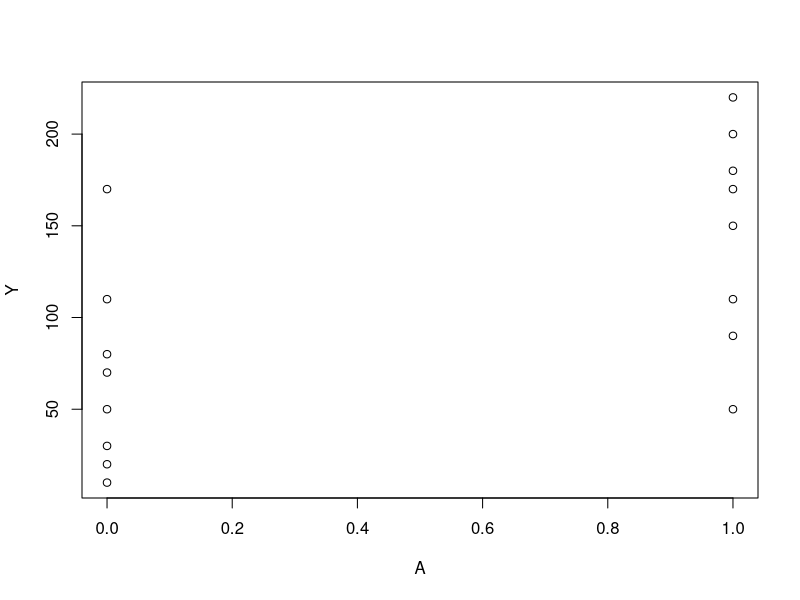
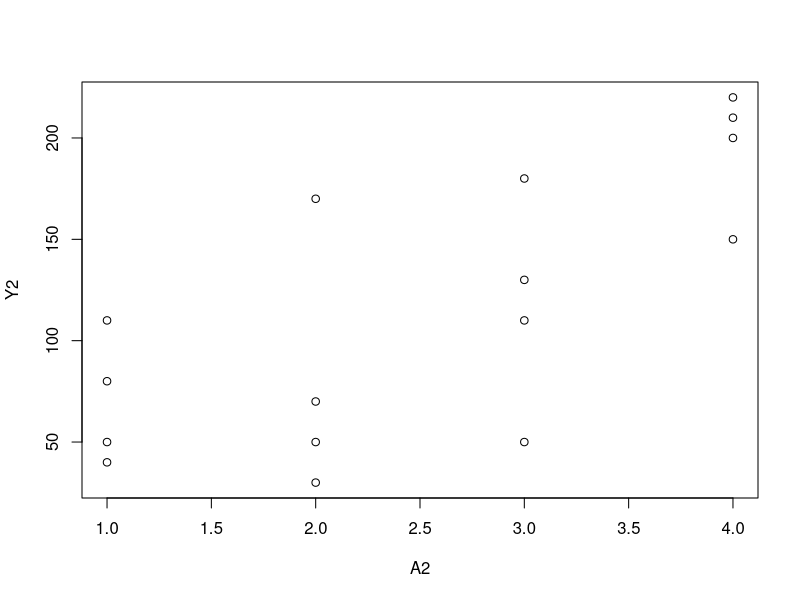
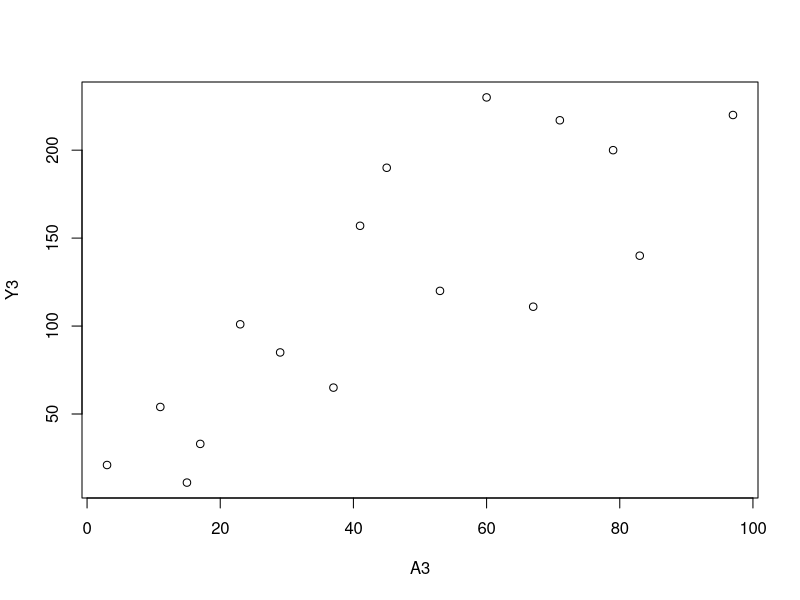

R code for these plots, in order:
## ---- chunk 1
A <- c(1, 1, 1, 1, 1, 1, 1, 1, 0, 0, 0, 0, 0, 0, 0, 0)
Y <- c(200, 150, 220, 110, 50, 180, 90, 170, 170, 30,
       70, 110, 80, 50, 10, 20)
plot(A, Y)
summary(Y[A == 0])
summary(Y[A == 1])
A2 <- c(1, 1, 1, 1, 2, 2, 2, 2, 3, 3, 3, 3, 4, 4, 4, 4)
Y2 <- c(110, 80, 50, 40, 170, 30, 70, 50, 110, 50, 180,
        130, 200, 150, 220, 210)
plot(A2, Y2)
summary(Y2[A2 == 1])
summary(Y2[A2 == 2])
summary(Y2[A2 == 3])
summary(Y2[A2 == 4])
## ---- chunk 2
A3 <-
  c(3, 11, 17, 23, 29, 37, 41, 53, 67, 79, 83, 97, 60, 71, 15, 45)
Y3 <-
  c(21, 54, 33, 101, 85, 65, 157, 120, 111, 200, 140, 220, 230, 217,
    11, 190)
plot(Y3 ~ A3)
summary(glm(Y3 ~ A3))
predict(glm(Y3 ~ A3), data.frame(A3 = 90))
summary(glm(Y ~ A))
## ---- chunk 3
Asq <- A3 * A3
mod3 <- glm(Y3 ~ A3 + Asq)
summary(mod3)
predict(mod3, data.frame(cbind(A3 = 90, Asq = 8100)))
